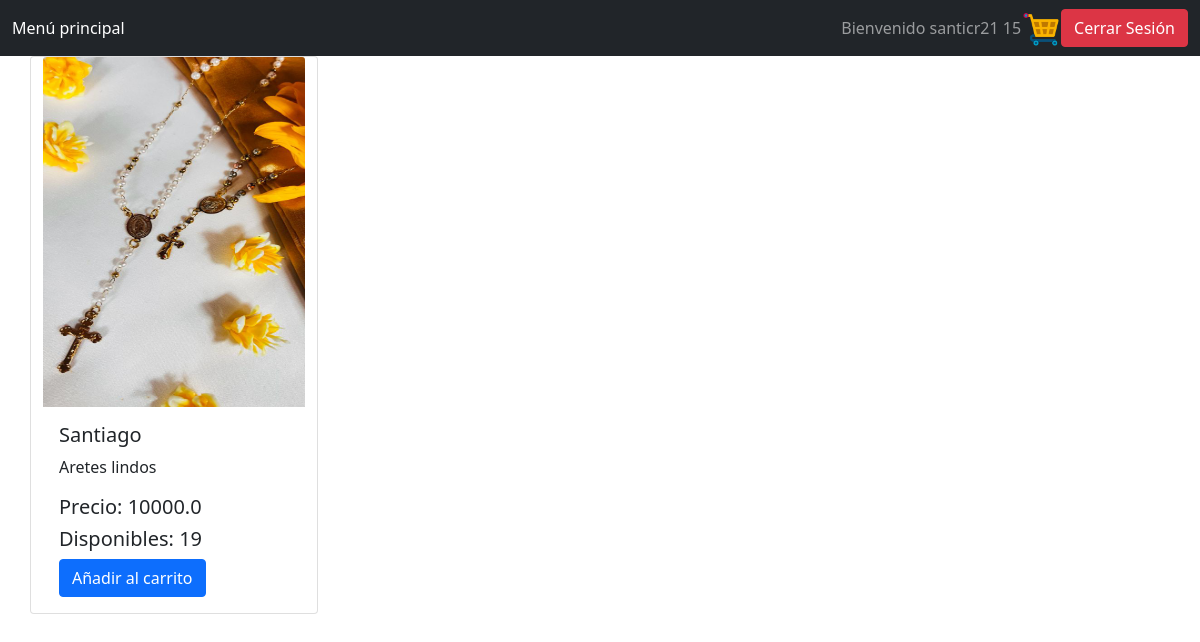
The app's page / (signed in) with its own data.
### tables this page shows
CREATE TABLE Item (Id INTEGER PRIMARY KEY AUTOINCREMENT, Name TEXT, Quantity INT, Price REAL, Sold INT, Description TEXT, URL TEXT);

### app.py (the view)
@app.route('/')
def index():
    rows = c.readItems()
    flag = 0
    amount = 0
    user, admin = "", ""
    rows = list(map(list, rows))
    if "user" in session:
        user = session["user"]
        lst = c.readCart(user)
        lst = list(map(list, lst))
        for l in lst:
            ans = c.itemsToShow(l[1], l[2])
            for i in range(len(rows)):
                if rows[i][0] == l[1]:
                    rows[i][2] = ans
        amount = 0
        for it in lst:
            amount += it[2]
        flag = 1
    elif "admin" in session:
        admin = session["admin"]
        flag = 2
    print(rows[0])
    return render_template('index.html', data = rows, user = user, flag = flag, admin = admin, amount = amount)

### controller/controller_cart.py (called while the page is built)
def readCart(user):
    conn = sqlite3.connect(DB_PATH)
    cursor = conn.cursor()
    query1 = f"SELECT * FROM Cart WHERE User = '{user}'"
    rows = cursor.execute(query1)
    lst = list(rows)
    conn.close()
    return lst

### controller/controller_item.py (called while the page is built)
def readItems():
    conn = sqlite3.connect(DB_PATH)
    cursor = conn.cursor()
    query1 = "SELECT * FROM item"
    rows = list(cursor.execute(query1))
    return rows

def itemsToShow(itemId, quant2):
    ans = quant2
    conn = sqlite3.connect(DB_PATH)
    cursor = conn.cursor()
    query1 = f"SELECT Quantity FROM Item WHERE Id = {itemId}"
    lst = list(cursor.execute(query1))
    if len(lst) > 0:
        quant = int(lst[0][0])
        ans = quant - quant2
    conn.close()
    return ans

### templates/index.html (shortened to what this page needs)
<!DOCTYPE html>
<html>
    <head>
        <link href="https://cdn.jsdelivr.net/npm/bootstrap@5.0.2/dist/css/bootstrap.min.css" rel="stylesheet">
    </head>
    <body>
        <nav class="navbar navbar-dark bg-dark">
            <div class="container-fluid">
                <ul class="navbar-nav me-auto mb-2 mb-lg-0">
                    <li class="nav-item">
                        <a class="nav-link active" aria-current="page" href="{{ url_for('index') }}">
                            Menú principal
                        </a>
                    </li>
                </ul>
                {% if flag == 0 %}
                    <a href="{{ (url_for('login')) }}">
                        <button type="submit" class="btn btn-success">Iniciar Sesión</button>
                    </a>
                    &nbsp&nbsp
                    <a href="{{ (url_for('register')) }}">
                        <button type="submit" class="btn btn-danger">Registrarse</button>
                    </a>
                {% elif flag == 1 %}
                    <span class="navbar-text">Bienvenido {{ user }} {% if amount > 0 %} {{ amount }} {% endif %}</span>
                    <a href="{{ url_for('cart') }}">
                        <img src="/static/cart.png" style="width: 2.5rem;">
                    </a>
                    <form action="{{ (url_for('logout')) }}">
                        <button type="submit" class="btn btn-danger">Cerrar Sesión</button>
                    </form>
                {% endif %}
            </div>
        </nav>
        <div class="container">
			<div class="row">
		        {% for row in data %}
                    {% if row[2] > 0%}
                        <div class="card" style="width: 18rem;">
                            <img src="{{ row[6] }}" class="card-img-top" width="350" height="350" alt="{{ row[1] }}">
                            <div class="card-body">
                                <h5 class="card-title">{{ row[1] }}</h5>
                                <p class="card-text">
                                    {{ row[5] }}
                                </p>
                                <h5>Precio: {{ row[3] }}</h5>
                                <h5>Disponibles: {{ row[2] }}</h5>
                                {% if user %}
                                <form action="{{ url_for('add_cart', itemId = row[0], user = user) }}">
                                    <button type="submit" class="btn btn-primary">Añadir al carrito</button>
                                </form>
                                {% endif %}
                            </div>
                        </div>
                    {% endif %}
		        {% endfor %}
		    </div>
		</div>
    </body>
</html>

### records on screen
Item: URL (picture), Name "Santiago", Description "Aretes lindos", Price "10000.0", row "19"

### other values on screen
{{ user }} "santicr21"
{{ amount }} "15"
